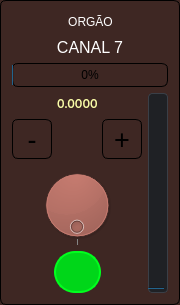
                       <widget class="QGroupBox" name="groupBox_7">
                        <property name="minimumSize">
                         <size>
                          <width>0</width>
                          <height>0</height>
                         </size>
                        </property>
                        <property name="maximumSize">
                         <size>
                          <width>180</width>
                          <height>16777215</height>
                         </size>
                        </property>
                        <property name="styleSheet">
                         <string notr="true">background-color: #3E2723;
border: 1px solid black;      /* opcional: força borda */
border-radius: 6px;   /* quanto maior o número, mais arredondado */
</string>
                        </property>
                        <property name="title">
                         <string/>
                        </property>
                        <layout class="QGridLayout" name="gridLayout_7">
                         <item row="2" column="0">
                          <layout class="QHBoxLayout" name="horizontalLayout_6">
                           <item>
                            <layout class="QVBoxLayout" name="verticalLayout_7">
                             <item>
                              <layout class="QGridLayout" name="gridLayout_39">
                               <item row="0" column="0">
                                <spacer name="horizontalSpacer_69">
                                 <property name="orientation">
                                  <enum>Qt::Orientation::Horizontal</enum>
                                 </property>
                                 <property name="sizeHint" stdset="0">
                                  <size>
                                   <width>40</width>
                                   <height>20</height>
                                  </size>
                                 </property>
                                </spacer>
                               </item>
                               <item row="0" column="1">
                                <widget class="QLabel" name="labelPercentCH07">
                                 <property name="font">
                                  <font>
                                   <family>Inter</family>
                                   <strikeout>false</strikeout>
                                   <fontweight>ExtraBold</fontweight>
                                  </font>
                                 </property>
                                 <property name="styleSheet">
                                  <string notr="true">color: #ffffaa;
 border: 0px solid black;      /* opcional: força borda */
</string>
                                 </property>
                                 <property name="text">
                                  <string>0.0000</string>
                                 </property>
                                </widget>
                               </item>
                               <item row="0" column="2">
                                <spacer name="horizontalSpacer_70">
                                 <property name="orientation">
                                  <enum>Qt::Orientation::Horizontal</enum>
                                 </property>
                                 <property name="sizeHint" stdset="0">
                                  <size>
                                   <width>40</width>
                                   <height>20</height>
                                  </size>
                                 </property>
                                </spacer>
                               </item>
                              </layout>
                             </item>
                             <item>
                              <layout class="QHBoxLayout" name="horizontalLayout_19">
                               <item>
                                <widget class="ModernButton" name="pbMinus_6">
                                 <property name="minimumSize">
                                  <size>
                                   <width>40</width>
                                   <height>40</height>
                                  </size>
                                 </property>
                                 <property name="maximumSize">
                                  <size>
                                   <width>40</width>
                                   <height>40</height>
                                  </size>
                                 </property>
                                 <property name="font">
                                  <font>
                                   <pointsize>20</pointsize>
                                   <fontweight>Black</fontweight>
                                  </font>
                                 </property>
                                 <property name="styleSheet">
                                  <string notr="true"/>
                                 </property>
                                 <property name="text">
                                  <string>-</string>
                                 </property>
                                 <property name="flat">
                                  <bool>true</bool>
                                 </property>
                                </widget>
                               </item>
                               <item>
                                <spacer name="horizontalSpacer_37">
                                 <property name="orientation">
                                  <enum>Qt::Orientation::Horizontal</enum>
                                 </property>
                                 <property name="sizeHint" stdset="0">
                                  <size>
                                   <width>40</width>
                                   <height>20</height>
                                  </size>
                                 </property>
                                </spacer>
                               </item>
                               <item>
                                <widget class="ModernButton" name="pbPlus_6">
                                 <property name="minimumSize">
                                  <size>
                                   <width>40</width>
                                   <height>40</height>
                                  </size>
                                 </property>
                                 <property name="maximumSize">
                                  <size>
                                   <width>40</width>
                                   <height>40</height>
                                  </size>
                                 </property>
                                 <property name="font">
                                  <font>
                                   <pointsize>20</pointsize>
                                   <fontweight>Black</fontweight>
                                  </font>
                                 </property>
                                 <property name="styleSheet">
                                  <string notr="true"/>
                                 </property>
                                 <property name="text">
                                  <string>+</string>
                                 </property>
                                 <property name="flat">
                                  <bool>true</bool>
                                 </property>
                                </widget>
                               </item>
                              </layout>
                             </item>
                             <item>
                              <layout class="QHBoxLayout" name="horizontalLayout_20">
                               <item>
                                <spacer name="horizontalSpacer_39">
                                 <property name="orientation">
                                  <enum>Qt::Orientation::Horizontal</enum>
                                 </property>
                                 <property name="sizeHint" stdset="0">
                                  <size>
                                   <width>40</width>
                                   <height>20</height>
                                  </size>
                                 </property>
                                </spacer>
                               </item>
                               <item>
                                <widget class="ModernDial" name="dial_6">
                                 <property name="minimumSize">
                                  <size>
                                   <width>80</width>
                                   <height>80</height>
                                  </size>
                                 </property>
                                 <property name="maximumSize">
                                  <size>
                                   <width>80</width>
                                   <height>80</height>
                                  </size>
                                 </property>
                                 <property name="wrapping">
                                  <bool>true</bool>
                                 </property>
                                 <property name="notchTarget">
                                  <double>100.000000000000000</double>
                                 </property>
                                 <property name="notchesVisible">
                                  <bool>true</bool>
                                 </property>
                                </widget>
                               </item>
                               <item>
                                <spacer name="horizontalSpacer_40">
                                 <property name="orientation">
                                  <enum>Qt::Orientation::Horizontal</enum>
                                 </property>
                                 <property name="sizeHint" stdset="0">
                                  <size>
                                   <width>40</width>
                                   <height>20</height>
                                  </size>
                                 </property>
                                </spacer>
                               </item>
                              </layout>
                             </item>
                             <item>
                              <layout class="QHBoxLayout" name="horizontalLayout_21">
                               <item>
                                <spacer name="horizontalSpacer_41">
                                 <property name="orientation">
                                  <enum>Qt::Orientation::Horizontal</enum>
                                 </property>
                                 <property name="sizeHint" stdset="0">
                                  <size>
                                   <width>40</width>
                                   <height>20</height>
                                  </size>
                                 </property>
                                </spacer>
                               </item>
                               <item>
                                <widget class="ModernButton" name="pushButton_ch07">
                                 <property name="minimumSize">
                                  <size>
                                   <width>42</width>
                                   <height>42</height>
                                  </size>
                                 </property>
                                 <property name="styleSheet">
                                  <string notr="true">* { font-family: &quot;Inter&quot;, &quot;Roboto&quot;, &quot;Segoe UI&quot;, sans-serif; font-size: 16px; }
QPushButton {
color: cyan;
 border-radius: 21px;
  
background-color: #00d619;
  border: 2px solid #00ff1e;

}

QPushButton:checked {
	background-color: #d90000;
    color: white;
    border: 1px solid #ff6a00;

}
</string>
                                 </property>
                                 <property name="text">
                                  <string/>
                                 </property>
                                 <property name="checkable">
                                  <bool>true</bool>
                                 </property>
                                </widget>
                               </item>
                               <item>
                                <spacer name="horizontalSpacer_42">
                                 <property name="orientation">
                                  <enum>Qt::Orientation::Horizontal</enum>
                                 </property>
                                 <property name="sizeHint" stdset="0">
                                  <size>
                                   <width>40</width>
                                   <height>20</height>
                                  </size>
                                 </property>
                                </spacer>
                               </item>
                              </layout>
                             </item>
                            </layout>
                           </item>
                           <item>
                            <widget class="QProgressBar" name="progressBar_6">
                             <property name="maximumSize">
                              <size>
                               <width>20</width>
                               <height>1000</height>
                              </size>
                             </property>
                             <property name="styleSheet">
                              <string notr="true">QProgressBar {
  border: 1px solid #3a3f47;
  border-radius: 4px;
  background: #1f2125;
}</string>
                             </property>
                             <property name="value">
                              <number>0</number>
                             </property>
                             <property name="textVisible">
                              <bool>false</bool>
                             </property>
                             <property name="orientation">
                              <enum>Qt::Orientation::Vertical</enum>
                             </property>
                            </widget>
                           </item>
                          </layout>
                         </item>
                         <item row="0" column="0">
                          <layout class="QGridLayout" name="gridLayout_54">
                           <item row="2" column="0">
                            <widget class="ModernProgressBar" name="pbarVol_6">
                             <property name="styleSheet">
                              <string notr="true">  border: 1px solid #cyan;
  border-radius: 4px;
  background: #1f2125;
color: white;
</string>
                             </property>
                             <property name="value">
                              <number>0</number>
                             </property>
                             <property name="alignment">
                              <set>Qt::AlignmentFlag::AlignCenter</set>
                             </property>
                            </widget>
                           </item>
                           <item row="0" column="0">
                            <layout class="QGridLayout" name="gridLayout_49">
                             <item row="0" column="2">
                              <spacer name="horizontalSpacer_79">
                               <property name="orientation">
                                <enum>Qt::Orientation::Horizontal</enum>
                               </property>
                               <property name="sizeHint" stdset="0">
                                <size>
                                 <width>40</width>
                                 <height>20</height>
                                </size>
                               </property>
                              </spacer>
                             </item>
                             <item row="0" column="1">
                              <widget class="QPushButton" name="bTitleCH07">
                               <property name="font">
                                <font>
                                 <fontweight>Black</fontweight>
                                </font>
                               </property>
                               <property name="styleSheet">
                                <string notr="true">background-color: transparent;
color: white;
border: 0px;</string>
                               </property>
                               <property name="text">
                                <string>ORGÃO</string>
                               </property>
                               <property name="flat">
                                <bool>true</bool>
                               </property>
                              </widget>
                             </item>
                             <item row="0" column="0">
                              <spacer name="horizontalSpacer_78">
                               <property name="orientation">
                                <enum>Qt::Orientation::Horizontal</enum>
                               </property>
                               <property name="sizeHint" stdset="0">
                                <size>
                                 <width>40</width>
                                 <height>20</height>
                                </size>
                               </property>
                              </spacer>
                             </item>
                            </layout>
                           </item>
                           <item row="1" column="0">
                            <widget class="QLabel" name="label_7">
                             <property name="font">
                              <font>
                               <pointsize>12</pointsize>
                               <bold>false</bold>
                              </font>
                             </property>
                             <property name="styleSheet">
                              <string notr="true">color: white;
border: 0px;
</string>
                             </property>
                             <property name="text">
                              <string>CANAL 7</string>
                             </property>
                             <property name="alignment">
                              <set>Qt::AlignmentFlag::AlignCenter</set>
                             </property>
                            </widget>
                           </item>
                          </layout>
                         </item>
                        </layout>
                       </widget>
